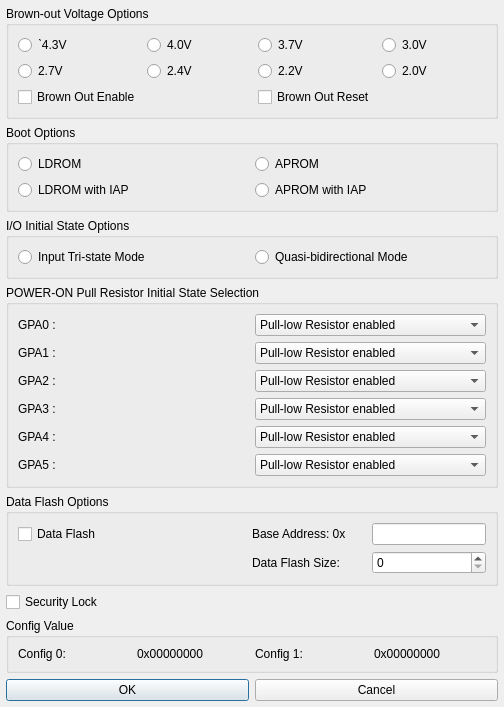
<?xml version="1.0" encoding="UTF-8"?>
<ui version="4.0">
 <class>Dialog</class>
 <widget class="QDialog" name="Dialog">
  <property name="geometry">
   <rect>
    <x>0</x>
    <y>0</y>
    <width>504</width>
    <height>530</height>
   </rect>
  </property>
  <layout class="QGridLayout" name="outer_layout">
   <property name="leftMargin">
    <number>6</number>
   </property>
   <property name="topMargin">
    <number>6</number>
   </property>
   <property name="rightMargin">
    <number>6</number>
   </property>
   <property name="bottomMargin">
    <number>6</number>
   </property>
   <property name="spacing">
    <number>6</number>
   </property>
   <item row="1" column="1" colspan="2">
    <widget class="QGroupBox" name="IDC_GROUP_BOOT_SELECT">
     <property name="title">
      <string>Boot Options</string>
     </property>
     <layout class="QGridLayout" name="layout_IDC_GROUP_BOOT_SELECT">
      <item row="0" column="0" colspan="2">
       <widget class="QRadioButton" name="IDC_RADIO_BS_LDROM">
        <property name="text">
         <string>LDROM</string>
        </property>
       </widget>
      </item>
      <item row="0" column="1">
       <widget class="QRadioButton" name="IDC_RADIO_BS_APROM">
        <property name="text">
         <string>APROM</string>
        </property>
       </widget>
      </item>
      <item row="1" column="0">
       <widget class="QRadioButton" name="IDC_RADIO_BS_LDROM_APROM">
        <property name="text">
         <string>LDROM with IAP</string>
        </property>
       </widget>
      </item>
      <item row="1" column="1">
       <widget class="QRadioButton" name="IDC_RADIO_BS_APROM_LDROM">
        <property name="text">
         <string>APROM with IAP</string>
        </property>
       </widget>
      </item>
     </layout>
    </widget>
   </item>
   <item row="0" column="1" colspan="2">
    <widget class="QGroupBox" name="IDC_GROUP_BROWN_OUT_VOLTAGE">
     <property name="title">
      <string>Brown-out Voltage Options</string>
     </property>
     <layout class="QGridLayout" name="gridLayout_2">
      <item row="0" column="0">
       <widget class="QRadioButton" name="IDC_RADIO_BOV_0">
        <property name="text">
         <string>ˋ4.3V</string>
        </property>
       </widget>
      </item>
      <item row="0" column="1">
       <widget class="QRadioButton" name="IDC_RADIO_BOV_1">
        <property name="text">
         <string>4.0V</string>
        </property>
       </widget>
      </item>
      <item row="0" column="2">
       <widget class="QRadioButton" name="IDC_RADIO_BOV_2">
        <property name="text">
         <string>3.7V</string>
        </property>
       </widget>
      </item>
      <item row="0" column="3">
       <widget class="QRadioButton" name="IDC_RADIO_BOV_3">
        <property name="text">
         <string>3.0V</string>
        </property>
       </widget>
      </item>
      <item row="1" column="0">
       <widget class="QRadioButton" name="IDC_RADIO_BOV_4">
        <property name="text">
         <string>2.7V</string>
        </property>
       </widget>
      </item>
      <item row="1" column="1">
       <widget class="QRadioButton" name="IDC_RADIO_BOV_5">
        <property name="text">
         <string>2.4V</string>
        </property>
       </widget>
      </item>
      <item row="1" column="2">
       <widget class="QRadioButton" name="IDC_RADIO_BOV_6">
        <property name="text">
         <string>2.2V</string>
        </property>
       </widget>
      </item>
      <item row="1" column="3">
       <widget class="QRadioButton" name="IDC_RADIO_BOV_7">
        <property name="text">
         <string>2.0V</string>
        </property>
       </widget>
      </item>
      <item row="2" column="0">
       <widget class="QCheckBox" name="IDC_CHECK_BROWN_OUT_ENABLE">
        <property name="text">
         <string>Brown Out Enable</string>
        </property>
       </widget>
      </item>
      <item row="2" column="2">
       <widget class="QCheckBox" name="IDC_CHECK_BROWN_OUT_RESET">
        <property name="text">
         <string>Brown Out Reset</string>
        </property>
       </widget>
      </item>
     </layout>
    </widget>
   </item>
   <item row="3" column="1" colspan="2">
    <widget class="QGroupBox" name="IDC_GROUP_IO_STATE">
     <property name="title">
      <string>I/O Initial State Options</string>
     </property>
     <layout class="QHBoxLayout" name="layout_IDC_GROUP_IO_STATE">
      <item>
       <widget class="QRadioButton" name="IDC_RADIO_IO_TRI">
        <property name="text">
         <string>Input Tri-state Mode</string>
        </property>
       </widget>
      </item>
      <item>
       <widget class="QRadioButton" name="IDC_RADIO_IO_PO">
        <property name="text">
         <string>Quasi-bidirectional Mode</string>
        </property>
       </widget>
      </item>
     </layout>
    </widget>
   </item>
   <item row="7" column="1" colspan="2">
    <widget class="QGroupBox" name="IDC_GROUP_CONFIG_VALUE">
     <property name="title">
      <string>Config Value</string>
     </property>
     <layout class="QHBoxLayout" name="layout_IDC_GROUP_CONFIG_VALUE">
      <item>
       <widget class="QLabel" name="IDC_STATIC_CONFIG_0">
        <property name="text">
         <string>Config 0:</string>
        </property>
       </widget>
      </item>
      <item>
       <widget class="QLabel" name="IDC_STATIC_CONFIG_VALUE_0">
        <property name="text">
         <string>0x00000000</string>
        </property>
       </widget>
      </item>
      <item>
       <widget class="QLabel" name="IDC_STATIC_CONFIG_1">
        <property name="text">
         <string>Config 1:</string>
        </property>
       </widget>
      </item>
      <item>
       <widget class="QLabel" name="IDC_STATIC_CONFIG_VALUE_1">
        <property name="text">
         <string>0x00000000</string>
        </property>
       </widget>
      </item>
     </layout>
    </widget>
   </item>
   <item row="4" column="1" colspan="2">
    <widget class="QGroupBox" name="IDC_GROUP_RC_TRIM4">
     <property name="title">
      <string>POWER-ON Pull Resistor Initial State Selection</string>
     </property>
     <layout class="QGridLayout" name="gridLayout">
      <item row="0" column="0">
       <widget class="QLabel" name="IDC_STATIC_GPA0">
        <property name="text">
         <string>GPA0 :</string>
        </property>
       </widget>
      </item>
      <item row="0" column="1">
       <widget class="QComboBox" name="IDC_COMBO_GPA0_RINI">
        <item>
         <property name="text">
          <string>Pull-low Resistor enabled</string>
         </property>
        </item>
        <item>
         <property name="text">
          <string>Pull-high Resistor enabled</string>
         </property>
        </item>
        <item>
         <property name="text">
          <string>Pull-high/low Resistor disabled</string>
         </property>
        </item>
       </widget>
      </item>
      <item row="1" column="0">
       <widget class="QLabel" name="IDC_STATIC_GPA1">
        <property name="text">
         <string>GPA1 :</string>
        </property>
       </widget>
      </item>
      <item row="1" column="1">
       <widget class="QComboBox" name="IDC_COMBO_GPA1_RINI">
        <item>
         <property name="text">
          <string>Pull-low Resistor enabled</string>
         </property>
        </item>
        <item>
         <property name="text">
          <string>Pull-high Resistor enabled</string>
         </property>
        </item>
        <item>
         <property name="text">
          <string>Pull-high/low Resistor disabled</string>
         </property>
        </item>
       </widget>
      </item>
      <item row="2" column="0">
       <widget class="QLabel" name="IDC_STATIC_GPA2">
        <property name="text">
         <string>GPA2 :</string>
        </property>
       </widget>
      </item>
      <item row="2" column="1">
       <widget class="QComboBox" name="IDC_COMBO_GPA3_RINI">
        <item>
         <property name="text">
          <string>Pull-low Resistor enabled</string>
         </property>
        </item>
        <item>
         <property name="text">
          <string>Pull-high Resistor enabled</string>
         </property>
        </item>
        <item>
         <property name="text">
          <string>Pull-high/low Resistor disabled</string>
         </property>
        </item>
       </widget>
      </item>
      <item row="3" column="0">
       <widget class="QLabel" name="IDC_STATIC_GPA3">
        <property name="text">
         <string>GPA3 :</string>
        </property>
       </widget>
      </item>
      <item row="3" column="1">
       <widget class="QComboBox" name="IDC_COMBO_GPA2_RINI">
        <item>
         <property name="text">
          <string>Pull-low Resistor enabled</string>
         </property>
        </item>
        <item>
         <property name="text">
          <string>Pull-high Resistor enabled</string>
         </property>
        </item>
        <item>
         <property name="text">
          <string>Pull-high/low Resistor disabled</string>
         </property>
        </item>
       </widget>
      </item>
      <item row="4" column="0">
       <widget class="QLabel" name="IDC_STATIC_GPA4">
        <property name="text">
         <string>GPA4 :</string>
        </property>
       </widget>
      </item>
      <item row="4" column="1">
       <widget class="QComboBox" name="IDC_COMBO_GPA4_RINI">
        <item>
         <property name="text">
          <string>Pull-low Resistor enabled</string>
         </property>
        </item>
        <item>
         <property name="text">
          <string>Pull-high Resistor enabled</string>
         </property>
        </item>
        <item>
         <property name="text">
          <string>Pull-high/low Resistor disabled</string>
         </property>
        </item>
       </widget>
      </item>
      <item row="5" column="0">
       <widget class="QLabel" name="IDC_STATIC_GPA5">
        <property name="text">
         <string>GPA5 :</string>
        </property>
       </widget>
      </item>
      <item row="5" column="1">
       <widget class="QComboBox" name="IDC_COMBO_GPA5_RINI">
        <item>
         <property name="text">
          <string>Pull-low Resistor enabled</string>
         </property>
        </item>
        <item>
         <property name="text">
          <string>Pull-high Resistor enabled</string>
         </property>
        </item>
        <item>
         <property name="text">
          <string>Pull-high/low Resistor disabled</string>
         </property>
        </item>
       </widget>
      </item>
     </layout>
    </widget>
   </item>
   <item row="5" column="1" colspan="2">
    <widget class="QGroupBox" name="IDC_GROUP_DATA_FLASH">
     <property name="title">
      <string>Data Flash Options</string>
     </property>
     <layout class="QGridLayout" name="layout_IDC_GROUP_DATA_FLASH" rowstretch="0,1,1" columnstretch="2,1,1,0">
      <item row="1" column="1">
       <widget class="QLabel" name="IDC_STATIC_FLASH_BASE_ADDRESS">
        <property name="text">
         <string>Base Address: 0x</string>
        </property>
       </widget>
      </item>
      <item row="2" column="1">
       <widget class="QLabel" name="IDC_STATIC_DATA_FLASH_SIZE">
        <property name="text">
         <string>Data Flash Size:</string>
        </property>
       </widget>
      </item>
      <item row="2" column="2">
       <widget class="QSpinBox" name="IDC_SPIN_DATA_FLASH_SIZE"/>
      </item>
      <item row="1" column="2">
       <widget class="QLineEdit" name="IDC_EDIT_FLASH_BASE_ADDRESS"/>
      </item>
      <item row="1" column="0">
       <widget class="QCheckBox" name="IDC_CHECK_DATA_FLASH_ENABLE">
        <property name="text">
         <string>Data Flash</string>
        </property>
       </widget>
      </item>
     </layout>
    </widget>
   </item>
   <item row="8" column="1">
    <widget class="QPushButton" name="IDOK">
     <property name="text">
      <string>OK</string>
     </property>
    </widget>
   </item>
   <item row="8" column="2">
    <widget class="QPushButton" name="IDCANCEL">
     <property name="text">
      <string>Cancel</string>
     </property>
    </widget>
   </item>
   <item row="6" column="1">
    <widget class="QCheckBox" name="IDC_CHECK_SECURITY_LOCK">
     <property name="text">
      <string>Security Lock</string>
     </property>
    </widget>
   </item>
  </layout>
 </widget>
 <resources/>
 <connections/>
</ui>
